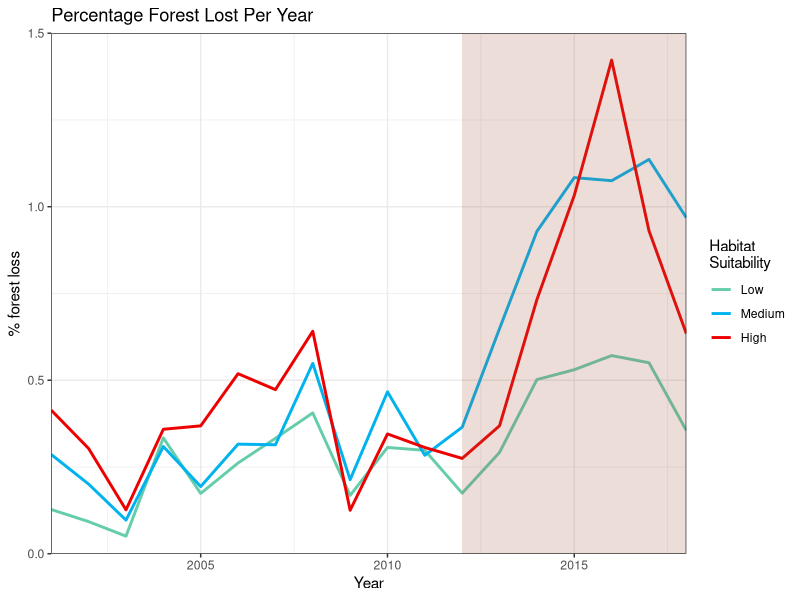
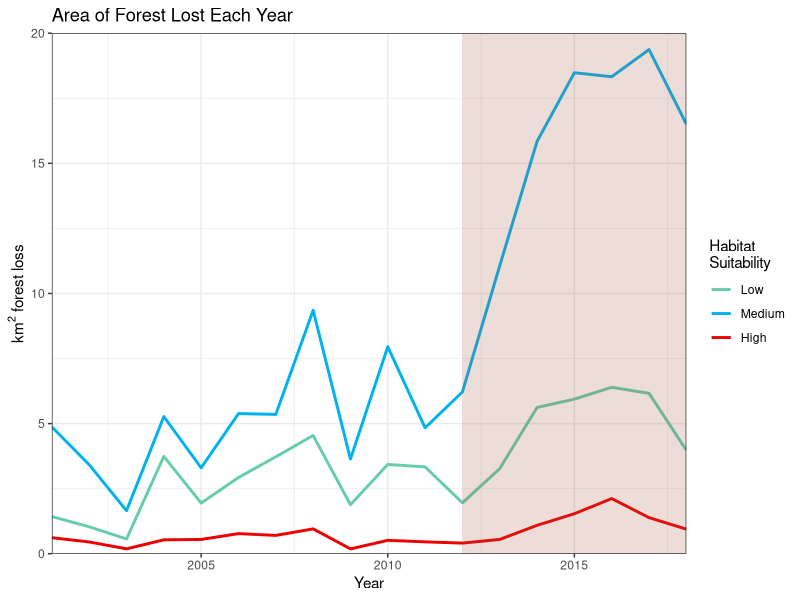
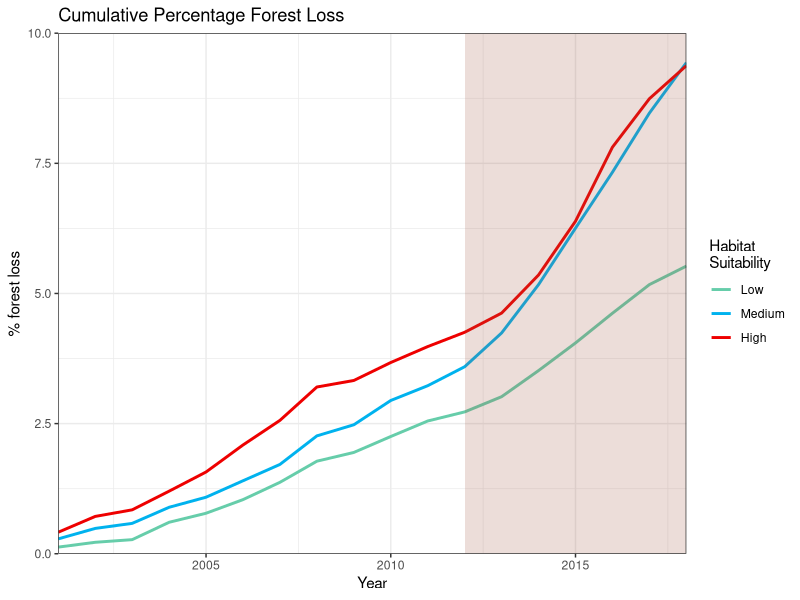
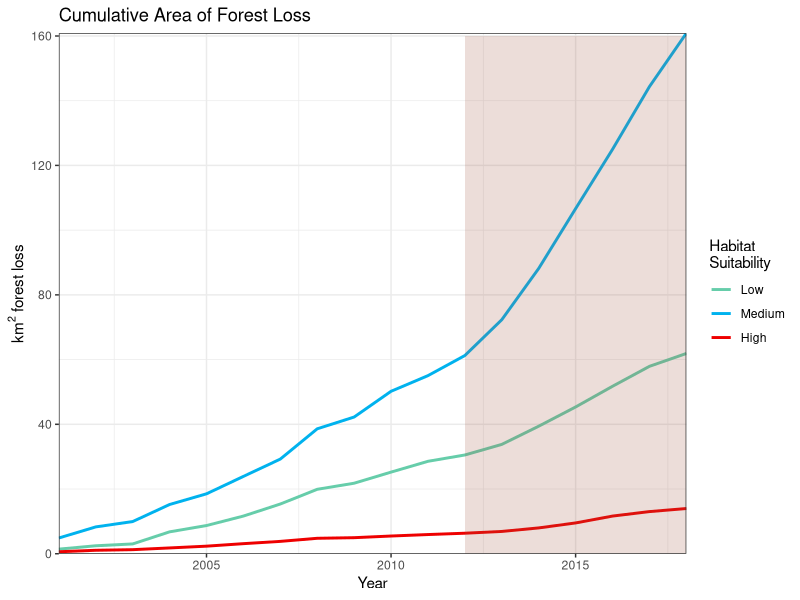
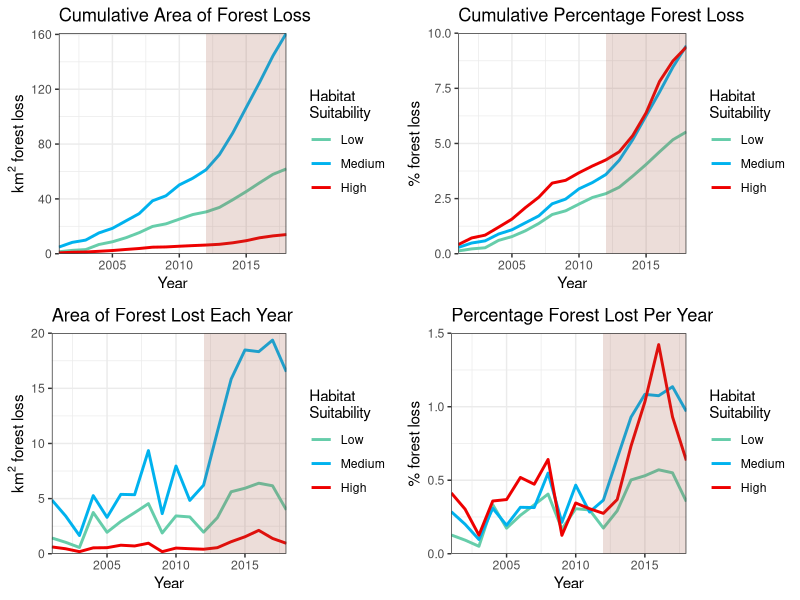

These figures' R source, in order:
library(tidyr)
library(dplyr)
library(ggplot2)
library(readr)
library(gridExtra)

#### Create data frame for Megahayla region ####
Year <- c(2001:2018)
l_loss <- c(1.427090017,	1.035702972,	0.5674293525,	3.738315922,	1.94664912,	2.929340464,
          3.724295709,	4.544881004,	1.882976783,	3.430158376,	3.33732629,	1.956030896,
          3.271632595,	5.621536099,	5.94028808,	6.395344242,	6.164168121,	3.97737037)
m_loss <- c(4.873361586, 3.421097485, 1.652784656, 5.269099402, 3.302171072,
           5.384272028, 5.354152532,	9.352939322, 3.638897778,	7.953403538,
           4.837613426,	6.21809593,	11.0628342, 15.84096517,	18.48179334,
           18.32826639,	19.37272264,	16.50837556)
c_loss <- c(0.6161667506, 0.45189958,	0.1886321409,	0.5344447486,	0.5491237747,
            0.7730590484,	0.7046096825,	0.9551966405,	0.1866935015,	0.5142730343,
            0.4560844977,	0.4093576161,	0.5494159674,	1.091311285,	1.538551272,
            2.119459785,	1.386940711,	0.945083388)


loss_data_test <- data.frame(Year, l_loss, m_loss, c_loss)
loss_data_test

#### Add percentage values for relative comparison ####
percent_loss <- loss_data_test %>%
  mutate(percent_loss_low = (l_loss/1120)*100 ) %>%
  mutate(percent_loss_medium = (m_loss/1705)*100 ) %>%
  mutate(percent_loss_core = (c_loss/149)*100) %>%
  mutate(percent_cumulative_low = cumsum(percent_loss_low)) %>%
  mutate(percent_cumulative_medium = cumsum(percent_loss_medium)) %>%
  mutate(percent_cumulative_core = cumsum(percent_loss_core)) %>%
  mutate(total_cumulative_low = cumsum(l_loss)) %>%
  mutate(total_cumulative_medium = cumsum(m_loss)) %>%
  mutate(total_cumulative_core = cumsum(c_loss))



View(percent_loss) #looks good

####Reshape the data for visulisation. Tidy it all up. ####
data_long <- gather(percent_loss, Treatment, measurement, l_loss:total_cumulative_core, factor_key=TRUE)
View(data_long) #looks good 
str(data_long)
####filter for the %data and the absolute value data####
percent_data <- data_long %>%
  filter(Treatment == "percent_loss_low" | Treatment == "percent_loss_medium" | Treatment == "percent_loss_core") %>%
  group_by(Treatment, measurement)



absolute_data <- data_long %>%
  filter(Treatment == "l_loss" | Treatment == "m_loss" | Treatment == "c_loss")

red_panda_palett <- c("#b67a3e", "#cb9b74", "#f2e0d2", "#a45544", "	#5a1c1a") 

####Graphs ####

#Percentage
(percent_chart <- ggplot(percent_data, 
                         aes(x=Year,
                         y= (measurement),
                         group= Treatment)) +
  geom_line(stat="identity",
            aes(col=Treatment),
            show.legend = T,
            size = 1) +
  theme_bw() + 
  coord_cartesian(xlim = c(2001,2018), expand = F,
                  default = FALSE)+
  #add a box showing where the hansen method is improved in detecting small forestry loss
  annotate("rect",
           xmin=c(2012), 
           xmax=c(2018), 
           ymin=c(0), 
           ymax=c(1.5), 
           alpha=0.2, 
           fill="#a45544") +
  labs(title = "Percentage Forest Lost Per Year",
       x = "Year", 
       y = "% forest loss") +
  scale_colour_manual(values =c("#66CDAA", "#00B2EE", "#EE0000"),
                      name="Habitat\nSuitability",
                      breaks=c("percent_loss_low", "percent_loss_medium", "percent_loss_core"),
                      labels=c("Low", "Medium", "High") ))


#Total area
(absolute_chart <- ggplot(absolute_data,
                          aes(x=Year,
                              y= measurement,
                              group= Treatment)) +
    geom_line(stat="identity",
              aes(col=Treatment),
              show.legend = T,
              size = 1) +
    theme_bw() + 
    coord_cartesian(xlim = c(2001,2018), ylim = c(0,20), expand = F,
                    default = FALSE)+
    #add a box showing where the hansen method is improved in detecting small forestry loss
    annotate("rect",
             xmin=c(2012), 
             xmax=c(2018), 
             ymin=c(0), 
             ymax=c(20), 
             alpha=0.2, 
             fill="#a45544") +
    labs(title = "Area of Forest Lost Each Year",
         x = "Year", 
         y = expression(km^{2}~forest~loss)) +
    scale_colour_manual(values =c("#66CDAA", "#00B2EE", "#EE0000"),
                        name="Habitat\nSuitability",
                        breaks=c("l_loss", "m_loss", "c_loss"),
                        labels=c("Low", "Medium", "High")))

#### Cumulative graphs ####
#Percentage

cum_percent_data <- data_long %>%
  filter(Treatment == "percent_cumulative_low" | Treatment == "percent_cumulative_medium" | Treatment == "percent_cumulative_core")

(cum_percent_chart <- ggplot(cum_percent_data, 
                         aes(x=Year,
                             y= measurement,
                             group= Treatment)) +
   geom_line(stat="identity",
             aes(col=Treatment),
             show.legend = T,
             size = 1) +
   theme_bw() + 
   coord_cartesian(xlim = c(2001,2018), expand = F,
                   default = FALSE)+
   #add a box showing where the hansen method is improved in detecting small forestry loss
   annotate("rect",
            xmin=c(2012), 
            xmax=c(2018), 
            ymin=c(0), 
            ymax=c(10), 
            alpha=0.2, 
            fill="#a45544") +
   labs(title = "Cumulative Percentage Forest Loss",
        x = "Year", 
        y = "% forest loss") +
   scale_colour_manual(values =c("#66CDAA", "#00B2EE", "#EE0000"),
                       name="Habitat\nSuitability",
                       breaks=c("percent_cumulative_low", "percent_cumulative_medium", "percent_cumulative_core"),
                       labels=c("Low", "Medium", "High") ))

# total loss 
cum_total_data <- data_long %>%
  filter(Treatment == "total_cumulative_low" | Treatment == "total_cumulative_medium" | Treatment == "total_cumulative_core")

(cum_total_chart <- ggplot(cum_total_data, 
                             aes(x=Year,
                                 y= measurement,
                                 group= Treatment)) +
    geom_line(stat="identity",
              aes(col=Treatment),
              show.legend = T,
              size = 1) +
    theme_bw() + 
    coord_cartesian(xlim = c(2001,2018), expand = F,
                    default = FALSE)+
    #add a box showing where the hansen method is improved in detecting small forestry loss
    annotate("rect",
             xmin=c(2012), 
             xmax=c(2018), 
             ymin=c(0), 
             ymax=c(160), 
             alpha=0.2, 
             fill="#a45544") +
    labs(title = "Cumulative Area of Forest Loss",
         x = "Year", 
         y = expression(km^{2}~forest~loss)) +
    scale_colour_manual(values =c("#66CDAA", "#00B2EE", "#EE0000"),
                        name="Habitat\nSuitability",
                        breaks=c("total_cumulative_low", "total_cumulative_medium", "total_cumulative_core"),
                        labels=c("Low", "Medium", "High") ))



#### Arrange Graphs ####
cumulative_arrange <- grid.arrange(cum_total_chart, cum_percent_chart,absolute_chart, percent_chart,  nrow = 2) 


